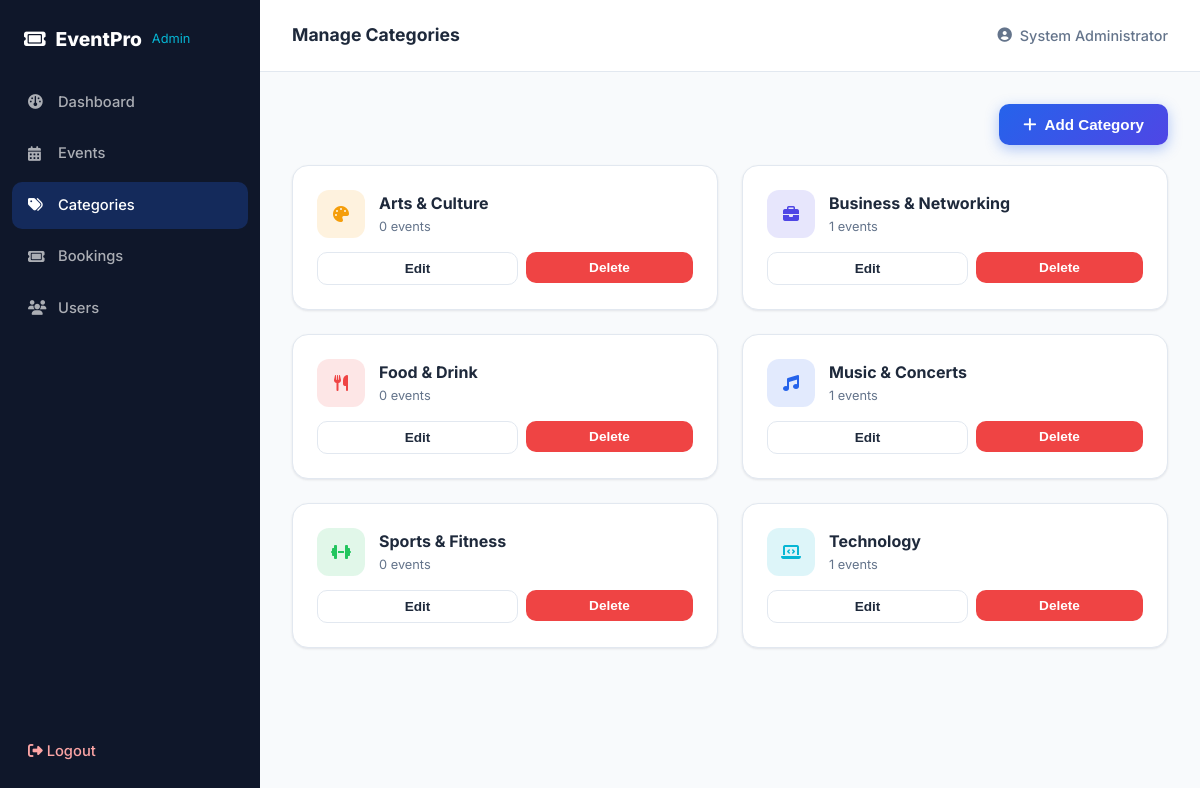
The app's page /admin/manage-categories.php (signed in) with its own data.
### tables this page shows
CREATE TABLE categories (
    id INT AUTO_INCREMENT PRIMARY KEY,
    name VARCHAR(100) NOT NULL UNIQUE,
    slug VARCHAR(120) NOT NULL UNIQUE,
    icon VARCHAR(60) DEFAULT 'fa-star',
    color VARCHAR(20) DEFAULT '#2563EB',
    created_at TIMESTAMP DEFAULT CURRENT_TIMESTAMP
);

### includes/functions.php (called while the page is built, shortened)
<?php
function clean($value) {
    return htmlspecialchars(trim($value ?? ''), ENT_QUOTES, 'UTF-8');
}

### admin/manage-categories.php (the view, shortened to what this page needs)
<?php
$pdo = getDBConnection();
$categories = $pdo->query("SELECT c.*, COUNT(e.id) AS event_count FROM categories c
    LEFT JOIN events e ON e.category_id = c.id GROUP BY c.id ORDER BY c.name")->fetchAll();
$pageTitle = 'Manage Categories';
include __DIR__ . '/includes/header.php';
?>
<div style="display:flex; justify-content:flex-end; margin-bottom:20px;">
  <button class="btn btn-primary" onclick="openCatModal()"><i class="fa-solid fa-plus"></i> Add Category</button>
</div>
<div class="grid">
  <?php foreach ($categories as $cat): ?>
    <div class="card" style="padding:24px;">
      <div style="display:flex; align-items:center; gap:14px; margin-bottom:14px;">
        <div style="width:48px; height:48px; border-radius:12px; display:flex; align-items:center; justify-content:center; background:<?php echo clean($cat['color']); ?>22; color:<?php echo clean($cat['color']); ?>;">
          <i class="fa-solid <?php echo clean($cat['icon']); ?>"></i>
        </div>
        <div>
          <div style="font-weight:700;"><?php echo clean($cat['name']); ?></div>
          <div style="font-size:0.8rem; color:var(--muted);"><?php echo (int) $cat['event_count']; ?> events</div>
        </div>
      </div>
      <div style="display:flex; gap:8px;">
        <button class="btn btn-outline btn-sm" style="flex:1;" onclick='openCatModal(<?php echo json_encode($cat); ?>)'>Edit</button>
        <form method="POST" style="flex:1;" onsubmit="return confirmAction(this, 'Delete this category?');">
          <button type="submit" class="btn btn-danger btn-sm btn-block">Delete</button>
        </form>
      </div>
    </div>
  <?php endforeach; ?>
</div>
<?php include __DIR__ . '/includes/footer.php'; ?>

### admin/includes/header.php (shortened to what this page needs)
<?php
$adminPage = basename($_SERVER['PHP_SELF']);
$navItems = [
    'dashboard.php'         => ['icon' => 'fa-gauge', 'label' => 'Dashboard'],
    'manage-events.php'     => ['icon' => 'fa-calendar-days', 'label' => 'Events'],
    'manage-categories.php' => ['icon' => 'fa-tags', 'label' => 'Categories'],
    'manage-bookings.php'   => ['icon' => 'fa-ticket', 'label' => 'Bookings'],
    'manage-users.php'      => ['icon' => 'fa-users', 'label' => 'Users'],
];
?>
<!DOCTYPE html>
<html lang="en">
<head>
<link rel="stylesheet" href="<?php echo BASE_URL; ?>/assets/css/style.css">
<link rel="stylesheet" href="<?php echo BASE_URL; ?>/assets/css/admin.css">
<link rel="stylesheet" href="https://cdnjs.cloudflare.com/ajax/libs/font-awesome/6.5.1/css/all.min.css">
<link rel="stylesheet" href="https://cdn.datatables.net/1.13.8/css/dataTables.dataTables.min.css">
</head>
<body class="admin-body">
<div class="admin-layout">
  <aside class="admin-sidebar">
    <div class="admin-logo"><i class="fa-solid fa-ticket"></i> EventPro <span>Admin</span></div>
    <nav>
      <?php foreach ($navItems as $file => $item): ?>
        <a href="<?php echo BASE_URL; ?>/admin/<?php echo $file; ?>" class="<?php echo $adminPage === $file ? 'active' : ''; ?>">
          <i class="fa-solid <?php echo $item['icon']; ?>"></i> <?php echo $item['label']; ?>
        </a>
      <?php endforeach; ?>
    </nav>
    <a href="<?php echo BASE_URL; ?>/admin/logout.php" class="admin-logout"><i class="fa-solid fa-right-from-bracket"></i> Logout</a>
  </aside>
  <main class="admin-main">
    <header class="admin-topbar">
      <div><?php echo isset($pageTitle) ? clean($pageTitle) : ''; ?></div>
      <div class="admin-user"><i class="fa-solid fa-circle-user"></i> <?php echo clean($_SESSION['admin_name'] ?? 'Admin'); ?></div>
    </header>
    <div class="admin-content">

### admin/includes/footer.php (shortened to what this page needs)
    </div>
  </main>
</div>
</body>
</html>

### assets/css/style.css (style rules this page uses)
:root { --primary: #2563EB; --secondary: #4F46E5; --accent: #06B6D4; --success: #22C55E; --warning: #F59E0B; --danger: #EF4444; --bg: #F8FAFC; --bg-dark: #0F172A; --card: #FFFFFF; --text: #1E293B; --muted: #64748B; --border: #E2E8F0; --radius-sm: 10px; --radius-md: 16px; --radius-lg: 24px; --shadow-sm: 0 1px 3px rgba(15, 23, 42, 0.06), 0 1px 2px rgba(15, 23, 42, 0.04); --shadow-md: 0 8px 24px rgba(15, 23, 42, 0.08); --shadow-lg: 0 20px 48px rgba(15, 23, 42, 0.14); --transition: 300ms cubic-bezier(0.4, 0, 0.2, 1); }
* { box-sizing: border-box; margin: 0; padding: 0; }
html { scroll-behavior: smooth; }
body { font-family: 'Inter', -apple-system, BlinkMacSystemFont, sans-serif; background: var(--bg); color: var(--text); line-height: 1.6; -webkit-font-smoothing: antialiased; }
a { text-decoration: none; color: inherit; }
.btn { display: inline-flex; align-items: center; justify-content: center; gap: 8px; padding: 12px 24px; border-radius: var(--radius-sm); font-weight: 600; font-size: 0.95rem; border: none; cursor: pointer; transition: transform var(--transition), box-shadow var(--transition), background var(--transition); white-space: nowrap; }
.btn-primary { background: linear-gradient(135deg, var(--primary), var(--secondary)); color: #fff; box-shadow: 0 4px 14px rgba(37, 99, 235, 0.35); }
.btn-outline { background: transparent; border: 1.5px solid var(--border); color: var(--text); }
.btn-danger { background: var(--danger); color: #fff; }
.btn-sm { padding: 8px 16px; font-size: 0.85rem; }
.btn-block { width: 100%; }
.card { background: var(--card); border-radius: var(--radius-md); box-shadow: var(--shadow-sm); border: 1px solid var(--border); transition: transform var(--transition), box-shadow var(--transition); }
.grid { display: grid; grid-template-columns: repeat(auto-fill, minmax(300px, 1fr)); gap: 24px; }

### assets/css/admin.css (style rules this page uses)
.admin-layout { display: flex; min-height: 100vh; }
.admin-sidebar { width: 260px; background: var(--bg-dark); color: #fff; display: flex; flex-direction: column; padding: 24px 0; position: sticky; top: 0; height: 100vh; }
.admin-logo { font-weight: 800; font-size: 1.2rem; padding: 0 24px 24px; display: flex; align-items: center; gap: 10px; }
.admin-logo span { font-weight: 400; font-size: 0.8rem; color: var(--accent); }
.admin-sidebar nav { flex: 1; display: flex; flex-direction: column; gap: 4px; padding: 0 12px; }
.admin-sidebar nav a { display: flex; align-items: center; gap: 12px; padding: 12px 16px; border-radius: 10px; color: rgba(255,255,255,0.65); font-weight: 500; font-size: 0.92rem; transition: background var(--transition), color var(--transition); }
.admin-sidebar nav a i { width: 18px; }
.admin-sidebar nav a:hover, .admin-sidebar nav a.active { background: rgba(37,99,235,0.25); color: #fff; }
.admin-logout { margin: 0 12px; padding: 12px 16px; border-radius: 10px; color: #FCA5A5; font-weight: 500; font-size: 0.92rem; }
.admin-main { flex: 1; min-width: 0; }
.admin-topbar { height: 72px; display: flex; align-items: center; justify-content: space-between; padding: 0 32px; background: var(--card); border-bottom: 1px solid var(--border); font-weight: 700; font-size: 1.1rem; position: sticky; top: 0; z-index: 20; }
.admin-user { display: flex; align-items: center; gap: 8px; font-weight: 500; font-size: 0.9rem; color: var(--muted); }
.admin-content { padding: 32px; }

### records on screen
categories: name "Arts & Culture", event_count "0"
categories: name "Business & Networking", event_count "1"
categories: name "Food & Drink", event_count "0"
categories: name "Music & Concerts", event_count "1"
categories: name "Sports & Fitness", event_count "0"
categories: name "Technology", event_count "1"

### other values on screen
$item['label'] "Dashboard"
$item['label'] "Events"
$item['label'] "Categories"
$item['label'] "Bookings"
$item['label'] "Users"
$pageTitle "Manage Categories"
$_SESSION['admin_name'] "System Administrator"
